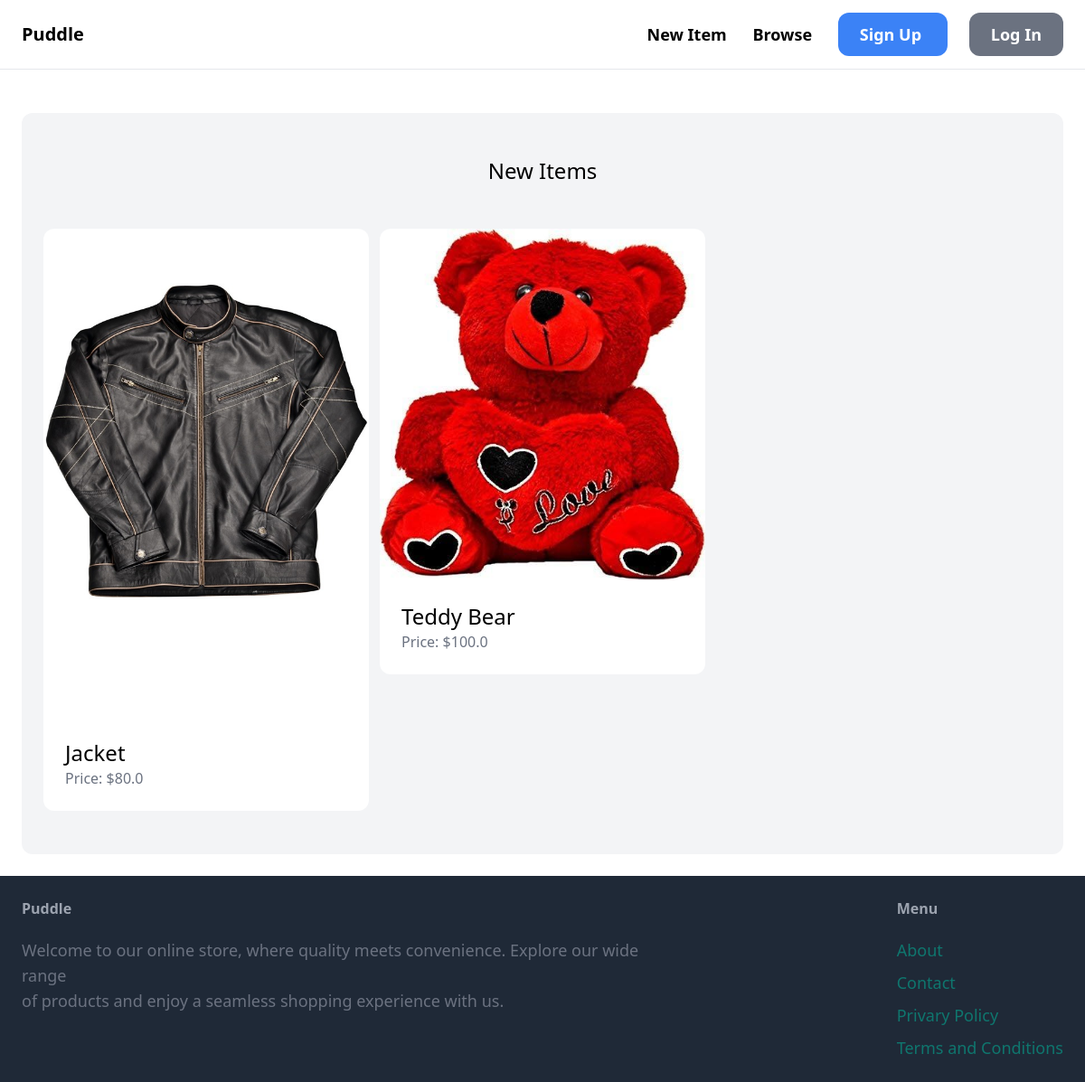
The page /core/ on the database as committed earlier.
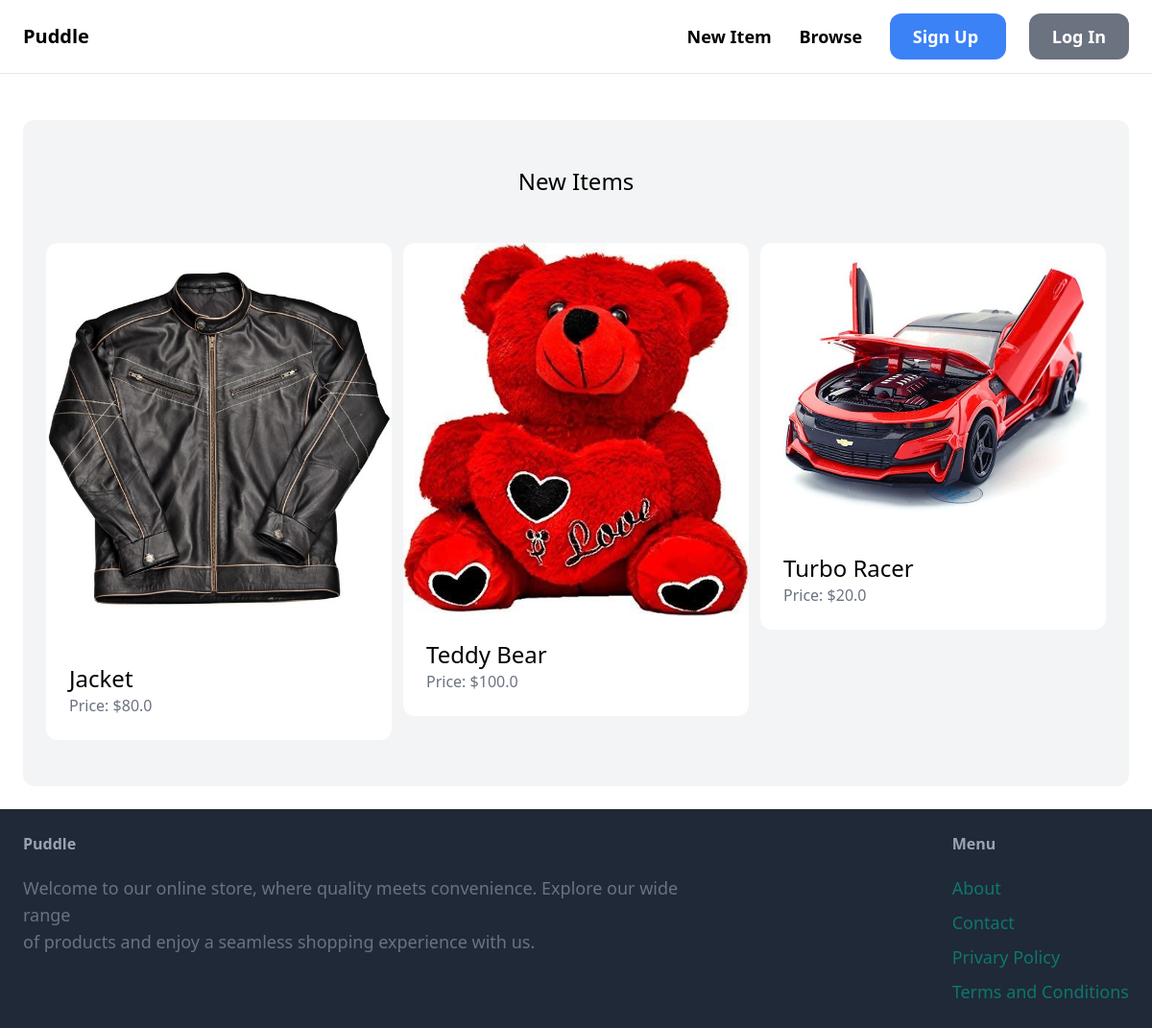
The same page on the database as committed later.
### core/models.py (models this page shows, shortened)
class OrderItem(models.Model):
    category = models.ForeignKey(Category, related_name='ítems', on_delete=models.CASCADE)
    name = models.CharField(max_length=255)
    description = models.TextField(blank=True, null=True)
    price = models.FloatField()
    image = models.ImageField(upload_to="item_images", blank=True, null=True)
    is_sold = models.BooleanField(default=False)
    created_by = models.ForeignKey(User, related_name='items', on_delete=models.CASCADE)
    created_at = models.DateTimeField(auto_now_add=True)
    class Meta:
        ordering = ('name',)

### core/views.py (the view)
# urls.py: path("", views.index, name="index" ),
def index(request):
    ordered_items = OrderItem.objects.filter(is_sold=False)
    categories = Category.objects.all()
    return render(request, 'core/index.html', {
        'categories': categories,
        'ordered_items': ordered_items,
    })

### core/templates/core/index.html (shortened to what this page needs)
{% extends 'core/base.html' %}
{%block content%}
    <div class = "mt-6 px-6 py-12 bg-gray-100 rounded-xl">
        <h2 class = "mb-12 text-2xl text-center">New Items</h2>
        <div class= "grid grid-cols-3 gap-3">
            {%for item in ordered_items%}
            <div>
                <a href="{%url 'core:details' item.id %}" class ="max-h-[48px]">
                    <img src="{{item.image.url}}" class = "rounded-t-xl">
                    <div class="p-6 bg-white rounded-b-xl">
                        <h2 class = "text-2xl">{{item.name}}</h2>
                        <p class="text-gray-500">Price: ${{item.price}}</p>
                    </div>
                </a>
            </div>
            {%endfor%}
        </div>
    </div>
{%endblock%}

### core/templates/core/base.html (shortened to what this page needs)
<!DOCTYPE html>
<html>
<head>
    <script src="https://cdn.tailwindcss.com"></script>
</head>
<body>
    <nav class="py-6 px-6 flex justify-between items-center border-b border-gray-200">
        <a href="/" class="text-xl font-semibold outline-none">Puddle</a>
        <div class="space-x-6">
            <a href="#" class="text-lg font-semibold hover:text-gray-500">New Item </a>
            <a href="#" class="text-lg font-semibold hover:text-gray-500">Browse </a>
            <a href="{%url 'core:signup' %}" class="px-6 py-3 text-lg text-white font-semibold bg-blue-500 hover:bg-teal-700 rounded-xl">Sign Up </a>
            <a href="#" class="px-6 py-3 text-lg text-white font-semibold bg-gray-500 hover:bg-gray-700 rounded-xl">Log In </a>
    </nav>
<div class="px-6 py-6">
    {%block content%}
    {%endblock%}
</div>
<footer class="px-6 py-6 bg-gray-800 flex justify-between">
<div class="w-2/3 pr-10">
<h3 class="mb-5 font-semibold text-gray-400">Puddle</h3>
<p class="text-lg text-gray-500">Welcome to our online store, where quality meets convenience. Explore our wide range<br> of products and
    enjoy a seamless shopping experience with us.</h3>
</div>
<div class=" justify-end">
<h3 class="mb-5 font-semibold text-gray-400">Menu</h3>
<ul class="space-y-2">
    <li><a href="#" class="text-lg text-teal-500 hover: text-teal-700">About</a></li>
    <li><a href="{%url 'core:contact'%}" class="text-lg text-teal-500 hover: text-teal-700">Contact</a></li>
    <li><a href="#" class="text-lg text-teal-500 hover: text-teal-700">Privary Policy</a></li>
    <li><a href = "#" class="text-lg text-teal-500 hover: text-teal-700">Terms and Conditions</a></li>
</ul>
</div>
</footer>
</body>
</html>

Rows that differ between the two databases and show on the page:
changed OrderItem "Jacket": image: a different picture
added OrderItem: image (picture), name "Turbo Racer", price "20.0"
